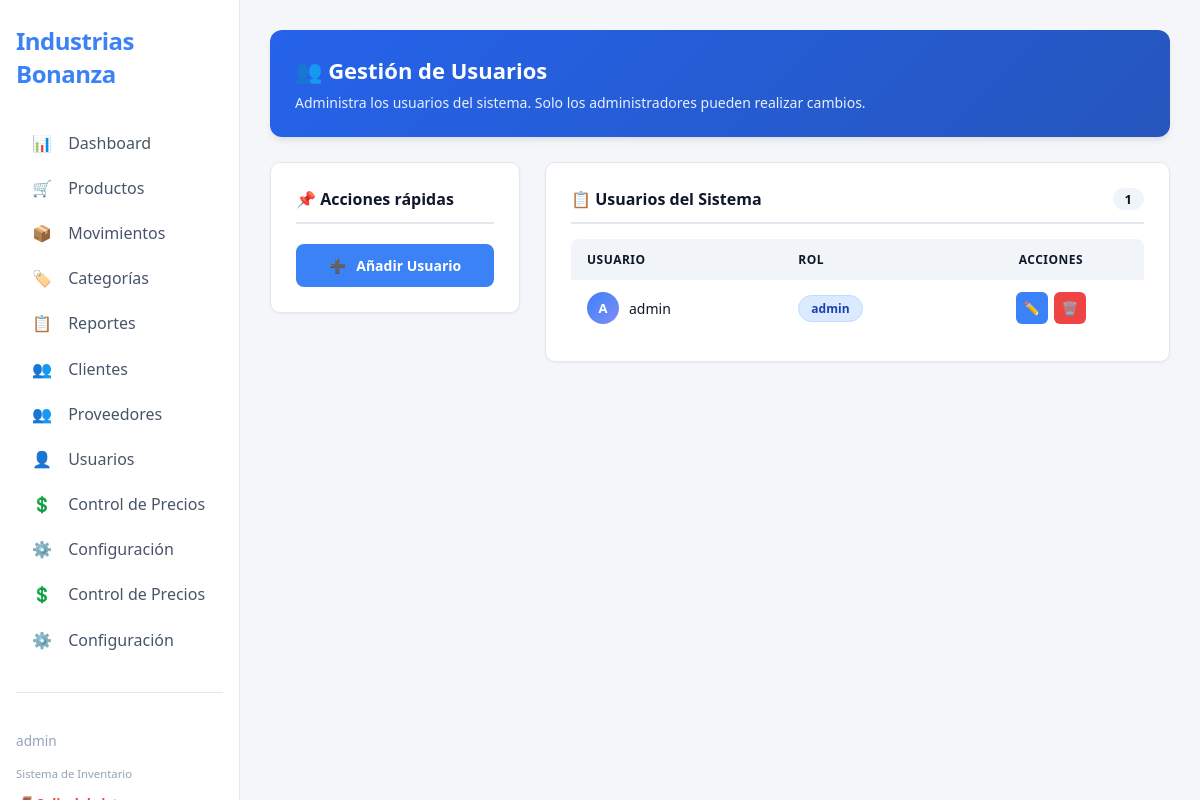
Page /index.php?controller=usuario&action=formusuario (signed in) on the earlier database version.
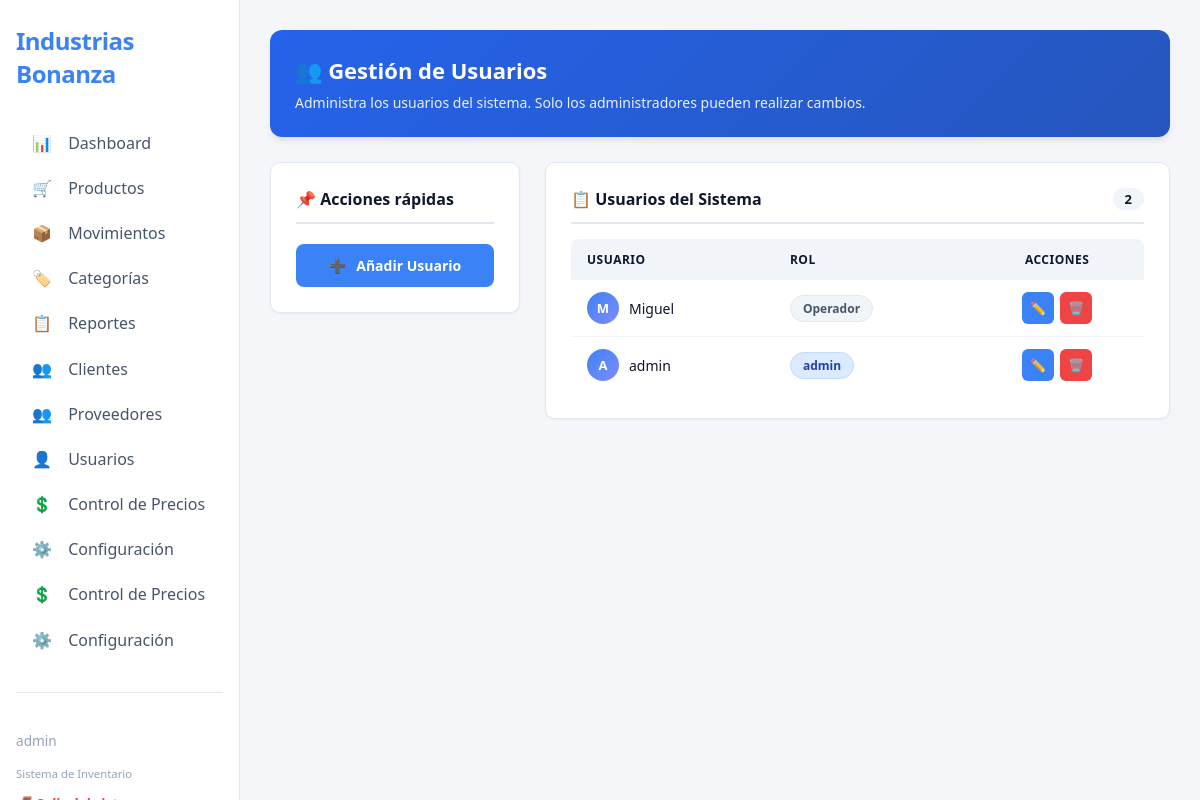
Same page on the later database version.
### tables this page shows
CREATE TABLE `usuarios` (
  `id` int(11) NOT NULL AUTO_INCREMENT,
  `username` varchar(100) NOT NULL,
  `password_hash` varchar(255) NOT NULL,
  `last_connection` datetime DEFAULT NULL,
  `rol` varchar(10) NOT NULL,
  `is_active` tinyint(4) DEFAULT 1,
  PRIMARY KEY (`id`),
  UNIQUE KEY `username` (`username`)
);

### app/controller/usuarioController.php (called while the page is built, shortened)
<?php
require_once __DIR__.'/../model/usuarioModel.php';
    class usuarioController{
        private $model;
    public function __construct(){
        $database = new Database();
        $pdo = $database->getConnection();
        $this->model = new usuarioModel($pdo);
    }
    public function formusuario(){
         $usuarios = $this->model->getAll();
        require_once '../app/views/usuario/usuario.php';
    }
}
?>

### app/model/usuarioModel.php (called while the page is built, shortened)
<?php
class usuarioModel{
    private $pdo;
    public function __construct($pdo){
        $this->pdo = $pdo;
    }
    public function getAll(){
        $stmt = $this->pdo->query("SELECT * FROM usuarios ORDER BY id DESC");
        return $stmt->fetchAll();
    }
}
?>

### app/views/usuario/usuario.php (the view, shortened to what the changed rows need)
<!DOCTYPE html>
<html lang="es">
<head>
     <link rel="stylesheet" href="assets/css/sidebar.css" />
    <link rel="stylesheet" href="assets/css/usuarios.css" />
</head>
<body>
    <main class="main">
        <div class="welcome-card">
            <h1>👥 Gestión de Usuarios</h1>
        </div>
        <div class="users-section">
            <div class="users-list-panel">
                <h3>
                    📋 Usuarios del Sistema
                    <span class="user-counter">
                        <?php echo isset($usuarios) ? count($usuarios) : 0; ?>
                    </span>
                </h3>
                <div class="table-container">
                    <table class="users-table">
                        <thead>
                            <tr>
                                <th>Usuario</th>
                                <th>Rol</th>
                                <th style="text-align: center;">Acciones</th>
                            </tr>
                        </thead>
                        <tbody>
                            <?php if (!empty($usuarios)): ?>
                                <?php foreach ($usuarios as $a): ?>
                                    <tr>
                                        <td>
                                            <div class="user-name-display">
                                                <div class="user-avatar">
                                                    <?= strtoupper(substr(htmlspecialchars($a['username'] ?? 'U'), 0, 1)) ?>
                                                </div>
                                                <span><?= htmlspecialchars($a['username'] ?? '') ?></span>
                                            </div>
                                        </td>
                                        <td>
                                            <?php
                                                $rol = $a['rol'] ?? '';
                                                $badgeClass = 'badge-user';
                                                if (strtolower($rol) === 'admin' || strtolower($rol) === 'administrador') {
                                                    $badgeClass = 'badge-admin';
                                                } elseif (strtolower($rol) === 'operator' || strtolower($rol) === 'operador') {
                                                    $badgeClass = 'badge-operator';
                                                }
                                            ?>
                                            <span class="badge <?= $badgeClass ?>">
                                                <?= htmlspecialchars($rol) ?>
                                            </span>
                                        </td>
                                        <td>
                                            <div class="actions-cell">
                                                <a href="index.php?controller=usuario&action=formusuarioeditar&id=<?= $a['id'] ?>"
                                                   class="btn-table btn-edit"
                                                   title="Editar usuario">
                                                    <span class="icon-edit"></span>
                                                </a>
                                                <a href="index.php?controller=usuario&action=eliminar&id=<?= $a['id'] ?>"
                                                   class="btn-table btn-delete-table"
                                                   title="Eliminar usuario"
                                                   onclick="return confirm('¿Estás seguro de eliminar este usuario?');">
                                                    <span class="icon-delete-table"></span>
                                                </a>
                                            </div>
                                        </td>
                                    </tr>
                                <?php endforeach; ?>
                            <?php endif; ?>
                        </tbody>
                    </table>
                </div>
            </div>
        </div>
    </main>
</body>
</html>

Differences in the rows shown:
added usuarios: username "M", username "Miguel", rol "Operador"
Other differences:
count($usuarios): "1" → "2"
